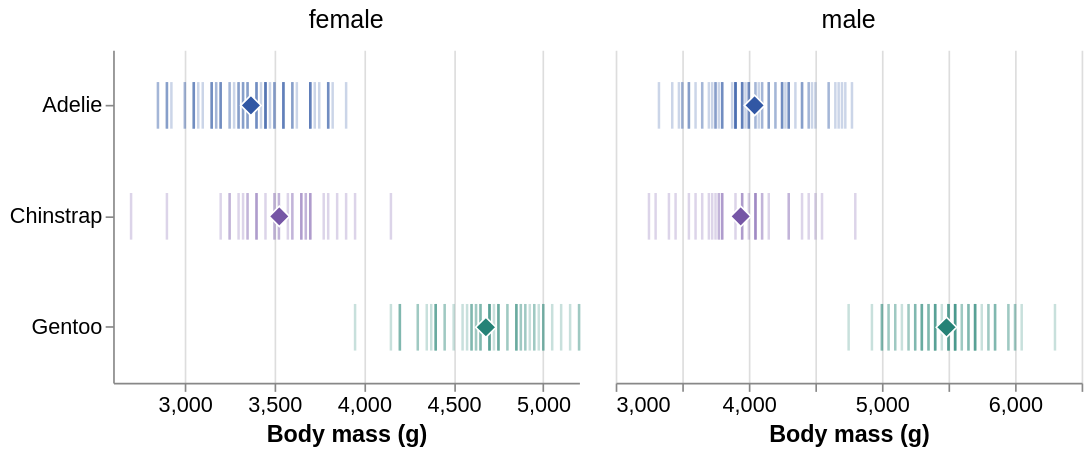

Describe this chart as a Vega-Lite specification.
### Vega-Lite specification from a JSON file in a GitHub repository (floating-point values rounded to 4 significant figures; data arrays with more than 128 entries replaced by an {"elided": "..."} marker saying what was removed)
{"$schema": "https://vega.github.io/schema/vega-lite/v6.json", "data": {"values": {"elided": "333 records"}}, "facet": {"column": {"field": "sex", "type": "nominal", "sort": ["female", "male"], "title": null}}, "spec": {"width": 280, "height": 200, "encoding": {"x": {"field": "body_mass_g", "type": "quantitative", "title": "Body mass (g)", "scale": {"zero": false}, "axis": {"format": ",.0f", "tickCount": 5}}, "y": {"field": "species", "type": "nominal", "sort": ["Adelie", "Chinstrap", "Gentoo"], "title": null}, "color": {"field": "species", "type": "nominal", "scale": {"domain": ["Adelie", "Chinstrap", "Gentoo"], "range": ["#3157a4", "#7656a6", "#258276"]}, "legend": null}}, "layer": [{"mark": {"type": "tick", "thickness": 1.5, "size": 28, "opacity": 0.25}}, {"mark": {"type": "point", "shape": "diamond", "filled": true, "size": 150, "stroke": "white", "strokeWidth": 1}, "encoding": {"x": {"field": "body_mass_g", "type": "quantitative", "title": "Body mass (g)", "scale": {"zero": false}, "axis": {"format": ",.0f", "tickCount": 5}, "aggregate": "mean"}}}]}, "resolve": {"scale": {"x": "independent"}}, "config": {"font": "Arial", "view": {"stroke": null}, "axis": {"labelFontSize": 13, "titleFontSize": 14}, "header": {"labelFontSize": 15}, "title": {"fontSize": 16, "anchor": "start"}}}
